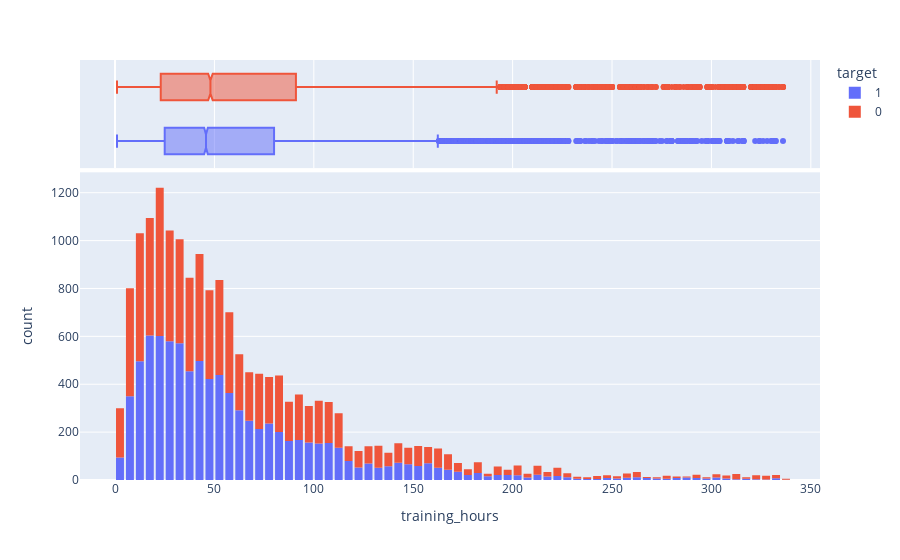

Source (notebook cell):
### Code cell
fig = ex.histogram(
    data,
    marginal = 'box',
    x = 'training_hours',
    color = 'target'
)
fig.update_layout(bargap = 0.2)

### Figure 1 — Plotly figure (JSON) as saved in the notebook; plotly's stock layout.template omitted (floating-point values rounded to 4 significant figures; data arrays with more than 128 entries replaced by an {"elided": "..."} marker saying what was removed)
{"data": [{"bingroup": "x", "hovertemplate": "target=1<br>training_hours=%{x}<br>count=%{y}<extra></extra>", "legendgroup": "1", "marker": {"color": "#636efa", "pattern": {"shape": ""}}, "name": "1", "orientation": "v", "showlegend": true, "type": "histogram", "x": {"elided": "8628 float values"}, "xaxis": "x", "yaxis": "y"}, {"hovertemplate": "target=1<br>training_hours=%{x}<extra></extra>", "legendgroup": "1", "marker": {"color": "#636efa"}, "name": "1", "notched": true, "showlegend": false, "type": "box", "x": {"elided": "8628 float values"}, "xaxis": "x2", "yaxis": "y2"}, {"bingroup": "x", "hovertemplate": "target=0<br>training_hours=%{x}<br>count=%{y}<extra></extra>", "legendgroup": "0", "marker": {"color": "#EF553B", "pattern": {"shape": ""}}, "name": "0", "orientation": "v", "showlegend": true, "type": "histogram", "x": {"elided": "8629 float values"}, "xaxis": "x", "yaxis": "y"}, {"hovertemplate": "target=0<br>training_hours=%{x}<extra></extra>", "legendgroup": "0", "marker": {"color": "#EF553B"}, "name": "0", "notched": true, "showlegend": false, "type": "box", "x": {"elided": "8629 float values"}, "xaxis": "x2", "yaxis": "y2"}], "layout": {"bargap": 0.2, "barmode": "relative", "legend": {"title": {"text": "target"}, "tracegroupgap": 0}, "margin": {"t": 60}, "xaxis": {"anchor": "y", "domain": [0, 1], "title": {"text": "training_hours"}}, "xaxis2": {"anchor": "y2", "domain": [0, 1], "matches": "x", "showgrid": true, "showticklabels": false}, "yaxis": {"anchor": "x", "domain": [0, 0.7326], "title": {"text": "count"}}, "yaxis2": {"anchor": "x2", "domain": [0.7426, 1], "matches": "y2", "showgrid": false, "showline": false, "showticklabels": false, "ticks": ""}}}
